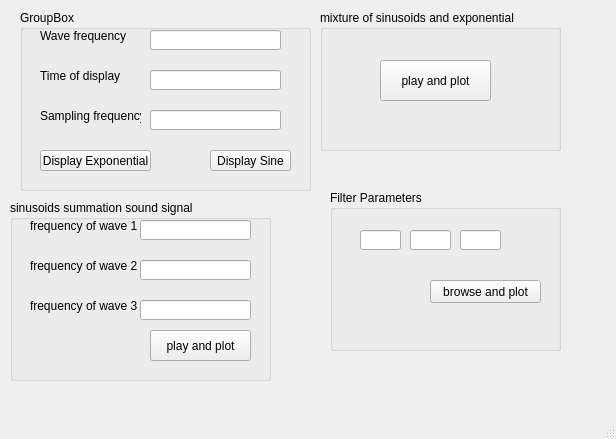
<?xml version="1.0" encoding="UTF-8"?>
<ui version="4.0">
 <class>MainWindow</class>
 <widget class="QMainWindow" name="MainWindow">
  <property name="geometry">
   <rect>
    <x>0</x>
    <y>0</y>
    <width>616</width>
    <height>439</height>
   </rect>
  </property>
  <property name="windowTitle">
   <string>MainWindow</string>
  </property>
  <widget class="QWidget" name="centralwidget">
   <widget class="QGroupBox" name="groupBox">
    <property name="geometry">
     <rect>
      <x>20</x>
      <y>10</y>
      <width>291</width>
      <height>181</height>
     </rect>
    </property>
    <property name="title">
     <string>GroupBox</string>
    </property>
    <widget class="QLabel" name="label">
     <property name="geometry">
      <rect>
       <x>20</x>
       <y>10</y>
       <width>91</width>
       <height>31</height>
      </rect>
     </property>
     <property name="text">
      <string>Wave frequency</string>
     </property>
    </widget>
    <widget class="QLineEdit" name="timedisp">
     <property name="geometry">
      <rect>
       <x>130</x>
       <y>60</y>
       <width>131</width>
       <height>20</height>
      </rect>
     </property>
    </widget>
    <widget class="QLineEdit" name="wavefreq">
     <property name="geometry">
      <rect>
       <x>130</x>
       <y>20</y>
       <width>131</width>
       <height>20</height>
      </rect>
     </property>
    </widget>
    <widget class="QLineEdit" name="samplingfreq">
     <property name="geometry">
      <rect>
       <x>130</x>
       <y>100</y>
       <width>131</width>
       <height>20</height>
      </rect>
     </property>
    </widget>
    <widget class="QLabel" name="label_3">
     <property name="geometry">
      <rect>
       <x>20</x>
       <y>90</y>
       <width>101</width>
       <height>31</height>
      </rect>
     </property>
     <property name="text">
      <string>Sampling frequency</string>
     </property>
    </widget>
    <widget class="QLabel" name="label_2">
     <property name="geometry">
      <rect>
       <x>20</x>
       <y>50</y>
       <width>91</width>
       <height>31</height>
      </rect>
     </property>
     <property name="text">
      <string>Time of display</string>
     </property>
    </widget>
    <widget class="QPushButton" name="mybutton">
     <property name="geometry">
      <rect>
       <x>190</x>
       <y>140</y>
       <width>81</width>
       <height>21</height>
      </rect>
     </property>
     <property name="text">
      <string>Display Sine</string>
     </property>
    </widget>
    <widget class="QPushButton" name="mybutton2">
     <property name="geometry">
      <rect>
       <x>20</x>
       <y>140</y>
       <width>111</width>
       <height>21</height>
      </rect>
     </property>
     <property name="text">
      <string>Display Exponential</string>
     </property>
    </widget>
   </widget>
   <widget class="QGroupBox" name="groupBox_2">
    <property name="geometry">
     <rect>
      <x>320</x>
      <y>10</y>
      <width>241</width>
      <height>141</height>
     </rect>
    </property>
    <property name="title">
     <string>mixture of sinusoids and exponential</string>
    </property>
    <widget class="QPushButton" name="pushButton">
     <property name="geometry">
      <rect>
       <x>60</x>
       <y>50</y>
       <width>111</width>
       <height>41</height>
      </rect>
     </property>
     <property name="text">
      <string>play and plot</string>
     </property>
    </widget>
   </widget>
   <widget class="QGroupBox" name="groupBox_3">
    <property name="geometry">
     <rect>
      <x>10</x>
      <y>200</y>
      <width>261</width>
      <height>181</height>
     </rect>
    </property>
    <property name="title">
     <string>sinusoids summation sound signal </string>
    </property>
    <widget class="QLabel" name="label_4">
     <property name="geometry">
      <rect>
       <x>20</x>
       <y>10</y>
       <width>111</width>
       <height>31</height>
      </rect>
     </property>
     <property name="text">
      <string>frequency of wave 1</string>
     </property>
    </widget>
    <widget class="QLineEdit" name="f2">
     <property name="geometry">
      <rect>
       <x>130</x>
       <y>60</y>
       <width>111</width>
       <height>20</height>
      </rect>
     </property>
    </widget>
    <widget class="QLineEdit" name="f1">
     <property name="geometry">
      <rect>
       <x>130</x>
       <y>20</y>
       <width>111</width>
       <height>20</height>
      </rect>
     </property>
    </widget>
    <widget class="QLineEdit" name="f3">
     <property name="geometry">
      <rect>
       <x>130</x>
       <y>100</y>
       <width>111</width>
       <height>20</height>
      </rect>
     </property>
    </widget>
    <widget class="QLabel" name="label_5">
     <property name="geometry">
      <rect>
       <x>20</x>
       <y>90</y>
       <width>121</width>
       <height>31</height>
      </rect>
     </property>
     <property name="text">
      <string>frequency of wave 3</string>
     </property>
    </widget>
    <widget class="QLabel" name="label_6">
     <property name="geometry">
      <rect>
       <x>20</x>
       <y>50</y>
       <width>111</width>
       <height>31</height>
      </rect>
     </property>
     <property name="text">
      <string>frequency of wave 2</string>
     </property>
    </widget>
    <widget class="QPushButton" name="browse">
     <property name="geometry">
      <rect>
       <x>140</x>
       <y>130</y>
       <width>101</width>
       <height>31</height>
      </rect>
     </property>
     <property name="text">
      <string>play and plot</string>
     </property>
    </widget>
   </widget>
   <widget class="QGroupBox" name="groupBox_4">
    <property name="geometry">
     <rect>
      <x>330</x>
      <y>190</y>
      <width>231</width>
      <height>161</height>
     </rect>
    </property>
    <property name="title">
     <string>Filter Parameters</string>
    </property>
    <widget class="QLineEdit" name="fil2">
     <property name="geometry">
      <rect>
       <x>80</x>
       <y>40</y>
       <width>41</width>
       <height>20</height>
      </rect>
     </property>
    </widget>
    <widget class="QLineEdit" name="fil1">
     <property name="geometry">
      <rect>
       <x>30</x>
       <y>40</y>
       <width>41</width>
       <height>20</height>
      </rect>
     </property>
    </widget>
    <widget class="QPushButton" name="SingleBrowse">
     <property name="geometry">
      <rect>
       <x>100</x>
       <y>90</y>
       <width>111</width>
       <height>23</height>
      </rect>
     </property>
     <property name="text">
      <string>browse and plot</string>
     </property>
    </widget>
    <widget class="QLineEdit" name="fil3">
     <property name="geometry">
      <rect>
       <x>130</x>
       <y>40</y>
       <width>41</width>
       <height>20</height>
      </rect>
     </property>
    </widget>
   </widget>
  </widget>
  <widget class="QMenuBar" name="menubar">
   <property name="geometry">
    <rect>
     <x>0</x>
     <y>0</y>
     <width>616</width>
     <height>21</height>
    </rect>
   </property>
  </widget>
  <widget class="QStatusBar" name="statusbar"/>
 </widget>
 <resources/>
 <connections/>
</ui>
